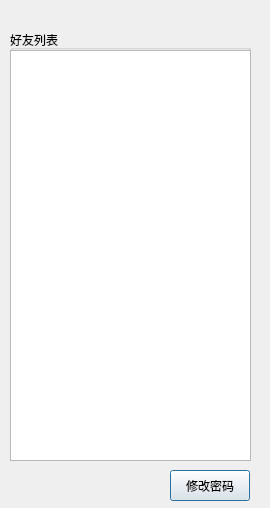
<?xml version="1.0" encoding="UTF-8"?>
<ui version="4.0">
 <class>FeirndsList</class>
 <widget class="QDialog" name="FeirndsList">
  <property name="geometry">
   <rect>
    <x>0</x>
    <y>0</y>
    <width>270</width>
    <height>508</height>
   </rect>
  </property>
  <property name="windowTitle">
   <string>好友列表</string>
  </property>
  <widget class="QGroupBox" name="groupBox">
   <property name="geometry">
    <rect>
     <x>10</x>
     <y>30</y>
     <width>241</width>
     <height>431</height>
    </rect>
   </property>
   <property name="title">
    <string>好友列表</string>
   </property>
   <widget class="QListWidget" name="list">
    <property name="geometry">
     <rect>
      <x>0</x>
      <y>20</y>
      <width>241</width>
      <height>411</height>
     </rect>
    </property>
   </widget>
  </widget>
  <widget class="QPushButton" name="change_password">
   <property name="geometry">
    <rect>
     <x>170</x>
     <y>470</y>
     <width>80</width>
     <height>31</height>
    </rect>
   </property>
   <property name="text">
    <string>修改密码</string>
   </property>
  </widget>
 </widget>
 <resources/>
 <connections/>
</ui>
